Frame 1 (no input): blank canvas, image omitted
Frame 60 (the mouse pressed at the canvas centre just before this capture): blank canvas, image omitted
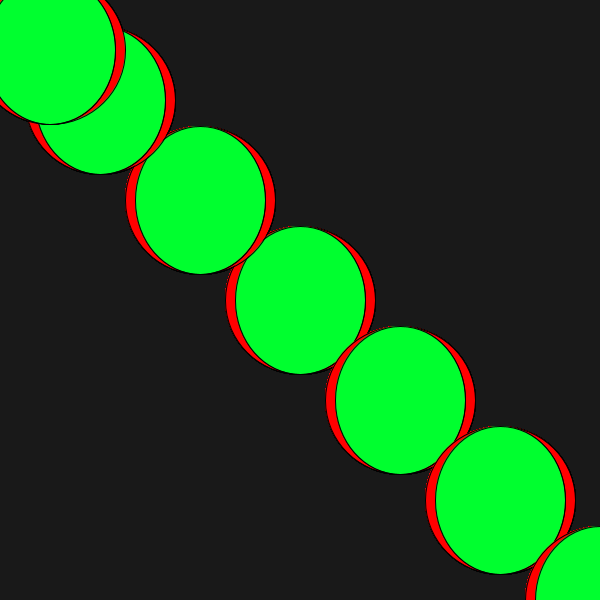
Frame 120 (the mouse held since frame 60 and released just before this capture)

The Processing sketch whose frames 1 and 60 were blank and that drew this single picture after the mouse press (run headless with seeded random() and noise(); from frame 60 on, the mouse is pressed at the canvas centre):

// Processing sketch: processing_186384
// ── processing_186384.pde

void setup(){
size(600,600);
background (25);
colorMode(HSB);
}

void draw(){
for (int i=0; i<mouseX; i=i+20) {
//println(i);
fill(i/3,255,255);
ellipse(300,300,150-i,150-2);
}
for (int i=0; i<mouseX; i=i+20) {
//println(i);
fill(i/3,255,255);
ellipse(200,200,150-i,150-2);
}

for (int i=0; i<mouseX; i=i+20) {
//println(i);
fill(i/3,255,255);
ellipse(100,100,150-i,150-2);
}

for (int i=0; i<mouseX; i=i+20) {
//println(i);
fill(i/3,255,255);
ellipse(50,50,150-i,150-2);
}

for (int i=0; i<mouseX; i=i+20) {
//println(i);
fill(i/3,255,255);
ellipse(400,400,150-i,150-2);
}
for (int i=0; i<mouseX; i=i+20) {
//println(i);
fill(i/3,255,255);
ellipse(500,500,150-i,150-2);
}
for (int i=0; i<mouseX; i=i+20) {
//println(i);
fill(i/3,255,255);
ellipse(600,600,150-i,150-2);
}

}
